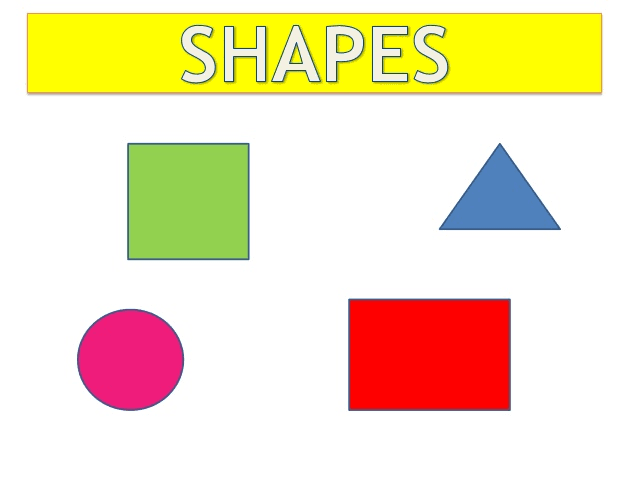
#> input picture shapes.png, 638 x 479 px, found by its file name
$ python shapes.py
#> lines starting #> are read from the running program, lines starting #| are printed output that depends on the picture; after the words box and inside, x2 and y2 are one past the last pixel; in counts of white or black regions, pixels touching at a corner belong together
# -*- coding: utf-8 -*-
"""
Created on Tue Jan 14 19:38:10 2020

@author: Kamaljeet
"""

import cv2
import numpy as np
import imutils

font = cv2.FONT_HERSHEY_COMPLEX
img = cv2.imread("C:\\Users\\Kamaljeet\\Desktop\\Raj\\Nexus\\shapes.png", cv2.IMREAD_GRAYSCALE)
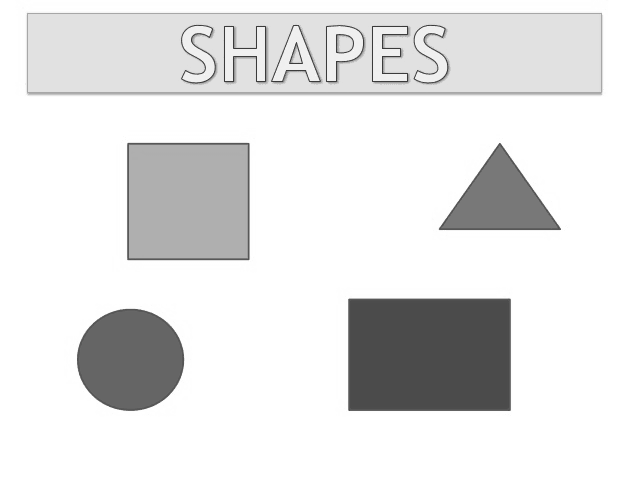
#> img: shape (479, 638); min 58, max 255, mean 227.5
_, threshold = cv2.threshold(img, 240, 255, cv2.THRESH_BINARY)
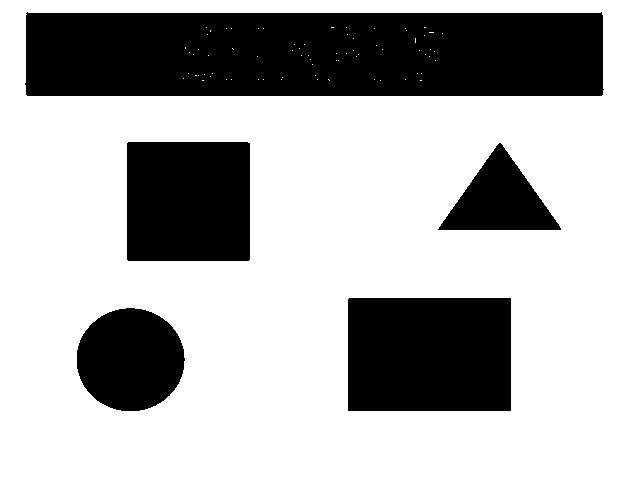
#> threshold: shape (479, 638); 68.9% white; 5 black regions
contours,_ = cv2.findContours(threshold, cv2.RETR_EXTERNAL, cv2.CHAIN_APPROX_NONE)
#> contours = 1 contour; box (x1, y1, x2, y2) and area: (0, 0, 638, 479) 304486
for cnt in contours:
    approx = cv2.approxPolyDP(cnt, 0.01*cv2.arcLength(cnt, True), True)
    cv2.drawContours(img, [approx], 0, (0,0,255), 5)
    x = approx.ravel()[0]
    y = approx.ravel()[1]
    if len(approx) == 3:
        cv2.putText(img, "Triangle", (x, y), font, 1, (0,0,255), 2, cv2.LINE_AA)
    elif len(approx) == 4:
        cv2.putText(img, "Rectangle", (x, y), font, 1, (0))
    elif len(approx) == 5:
        cv2.putText(img, "Pentagon", (x, y), font, 1, (0))
    elif 6 < len(approx) < 15:
        cv2.putText(img, "Ellipse", (x, y), font, 1, (0))
    else:
        cv2.putText(img, "Circle", (x, y), font, 1, (0))
#> this loop made 1 pass
#> (approx, x, y) on pass 1: ([[0, 0], [0, 478], [637, 478], [637, 0]], 0, 0)
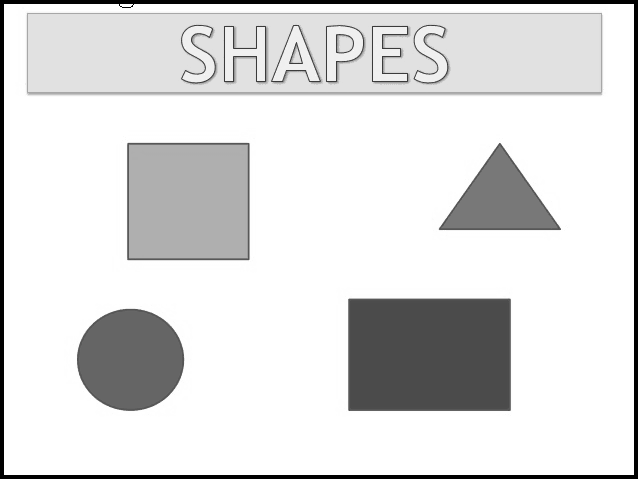
#> img: shape (479, 638); 2.91% of pixels changed, all inside (x1, y1, x2, y2) = (0, 0, 638, 479)
cv2.imshow("shapes", img)
cv2.imshow("Threshold", threshold)
cv2.waitKey(0)
cv2.destroyAllWindows()
